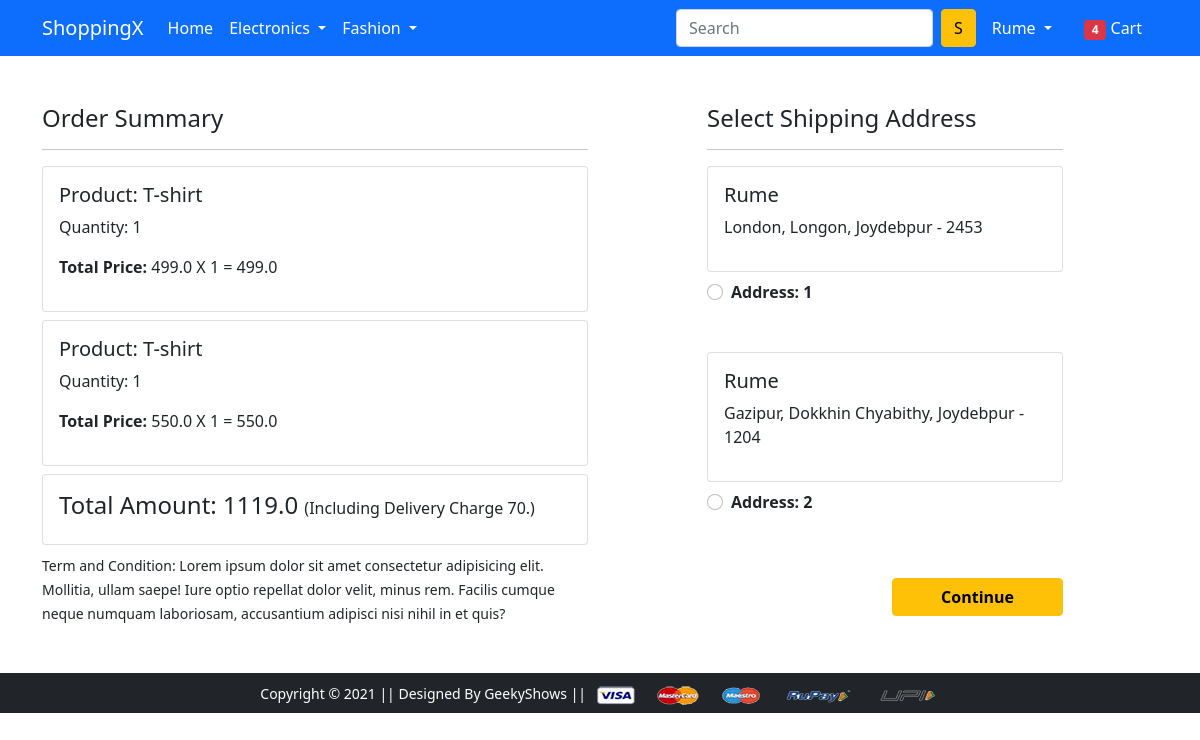
Screenshot of /checkout/ (signed in) with the database file from the repository.
### app/models.py (models this page shows, shortened)
class Cart(models.Model):
    user = models.ForeignKey(User, on_delete = models.CASCADE)
    product = models.ForeignKey(Product, on_delete = models.CASCADE)
    quantity = models.PositiveIntegerField(default = 1)
    @property
    def total_cost(self):
        return self.quantity*self.product.discounted_price

class Product(models.Model):
    title = models.CharField(max_length=100)
    selling_price = models.FloatField()
    discounted_price = models.FloatField()
    description = models.TextField()
    brand = models.CharField(choices = SELECT_BRAND, max_length=100)
    category = models.CharField(choices=CATEGORY_CHOICES, max_length=2)
    product_image = models.ImageField(upload_to='productimg')

class Customer(models.Model):
    user = models.ForeignKey(User, on_delete=models.CASCADE)
    name = models.CharField(max_length=200)
    locality = models.CharField(max_length=200)
    city = models.CharField(max_length=50)
    zipcode = models.IntegerField()
    state = models.CharField(choices=STATE_CHOICES, max_length=50)

### app/views.py (the view)
# urls.py: path('checkout/', views.checkout, name='checkout'),
@login_required
def checkout(request):
    user = request.user
    address = Customer.objects.filter(user=user)
    cart_items = Cart.objects.filter(user=user)
    shipping_charge = 70.0
    total_amount = 0.0
    temp_amount = 0
    if cart_items:
        for p in cart_items:
            temp_amount = temp_amount +  (p.quantity*p.product.discounted_price)
        total_amount = temp_amount+shipping_charge
    return render(request, 'app/checkout.html',{'address':address,'cart_items':cart_items,'total_amount':total_amount})

### app/templates/app/checkout.html (shortened to what this page needs)
{% extends 'app/base.html' %}
{% load static %}
{% block main-content %}
<div class="container">
 <div class="row mt-5">
    <div class="col-sm-6">
      <h4>Order Summary</h4>
      <hr>
      {% for cart_item in cart_items %}
        <div class="card mb-2">
          <div class="card-body">
            <h5>Product: {{cart_item.product.title|capfirst}}</h5>
            <p>Quantity: {{cart_item.quantity}}</p>
            <p><span class="fw-bold">Total Price: </span>{{cart_item.product.discounted_price}} X {{cart_item.quantity}} = {{cart_item.total_cost}}</p>
          </div>
        </div>
      {% endfor %}
      <div class="card mb-2">
        <div class="card-body">
          <h4>Total Amount: {{total_amount}} <small class="fs-6">(Including Delivery Charge 70.)</small></h4>
        </div>
      </div>
      <small>Term and Condition: Lorem ipsum dolor sit amet consectetur adipisicing elit. Mollitia, ullam saepe! Iure optio repellat dolor velit, minus rem. Facilis cumque neque numquam laboriosam, accusantium adipisci nisi nihil in et quis?</small>
    </div>
    <div class="col-sm-4 offset-sm-1">
      <h4>Select Shipping Address</h4>
      <hr>
      <form action="/paymentdone">
        {% for adrs in address %}
          <div class="card">
            <div class="card-body">
            <h5>{{adrs.name}}</h5>
            <p>{{adrs.locality}}, {{adrs.city}}, {{adrs.state}} - {{adrs.zipcode}}</p>
            </div>
          </div>
          <div class="form-check mt-2 mb-5">
            <input class="form-check-input" name="custid" id="custid{{forloop.counter}}" type="radio" value="{{adrs.id}}">
            <label class="form-check-label fw-bold" for="">
              Address: {{forloop.counter}}</label>
          </div>
        {% endfor %}
        <div class="text-end">
          <button type="submit" class="btn btn-warning mt-3 px-5 fw-bold">Continue</button>
        </div>
      </form>
    </div>
  </div>
</div>
{% endblock main-content %}

### app/templates/app/base.html (shortened to what this page needs)
<!doctype html>
{% load static %}
<html lang="en">
  <head>
    <link href="https://cdn.jsdelivr.net/npm/bootstrap@5.0.0-beta1/dist/css/bootstrap.min.css" rel="stylesheet">
    <link rel="stylesheet" href="{% static 'app/css/owl.carousel.min.css' %}">
    <link rel="stylesheet" href="{% static 'app/css/all.min.css' %}">
    <link rel="stylesheet" href="{% static 'app/css/style.css' %}">
  </head>
  <body>
    <nav class="navbar navbar-expand-lg navbar-dark bg-primary">
     <div class="container">
       <a class="navbar-brand" href="/">ShoppingX</a>
       <div class="collapse navbar-collapse" id="navbarSupportedContent">
         <ul class="navbar-nav me-auto mb-2 mb-lg-0">
           <li class="nav-item">
             <a class="nav-link active" aria-current="page" href="/">Home</a>
           </li>
           <li class="nav-item dropdown">
             <a class="nav-link dropdown-toggle text-white" href="#" id="electronicsDropdown" role="button" data-bs-toggle="dropdown" aria-expanded="false">
               Electronics
             </a>
           </li>
           <li class="nav-item dropdown">
             <a class="nav-link dropdown-toggle text-white" href="#" id="fashionDropdown" role="button" data-bs-toggle="dropdown" aria-expanded="false">
               Fashion
             </a>
           </li>
         </ul>
         <form class="d-flex">
           <input class="form-control me-2" type="search" placeholder="Search" aria-label="Search">
           <button class="btn btn-warning" type="submit">S</button>
         </form>
         <div>
          <ul class="navbar-nav me-auto mb-2 mb-lg-0">
            {% if request.user.is_authenticated %}
              <li class="nav-item dropdown mx-2">
                <a class="nav-link dropdown-toggle text-white" href="#" id="profileDropdown" role="button" data-bs-toggle="dropdown" aria-expanded="false">
                  {{request.user.username | capfirst}}
                </a>
              </li>
              <li class="nav-item mx-2">
              <a href="{% url 'show_cart' %}" class="nav-link text-white"><span class="badge bg-danger">4</span> Cart </a>
              </li>
            {% endif %}
          </ul>
         </div>
       </div>
     </div>
    </nav>
    {% block main-content %} {% endblock main-content %}
    <footer class="container-fluid bg-dark text-center p-2 mt-5">
        <small class="text-white">Copyright &copy; 2021 || Designed By GeekyShows || </small>
        <img src="{% static 'app/images/payment.png' %}" alt="" srcset="" class="img-fluid" height="2px">
    </footer>
  </body>
</html>

### rows the page displays
Cart: product "T-shirt", quantity "1", product.discounted_price "499.0", total_cost "499.0"
Cart: product "T-shirt", quantity "1", product.discounted_price "550.0", total_cost "550.0"
Customer: name "Rume", locality "London", city "Longon", state "Joydebpur", zipcode "2453"
Customer: name "Rume", locality "Gazipur", city "Dokkhin Chyabithy", state "Joydebpur", zipcode "1204"

### other values shown
{{ request.user.username | capfirst }} "Rume"
{{ total_amount }} "1119.0"
